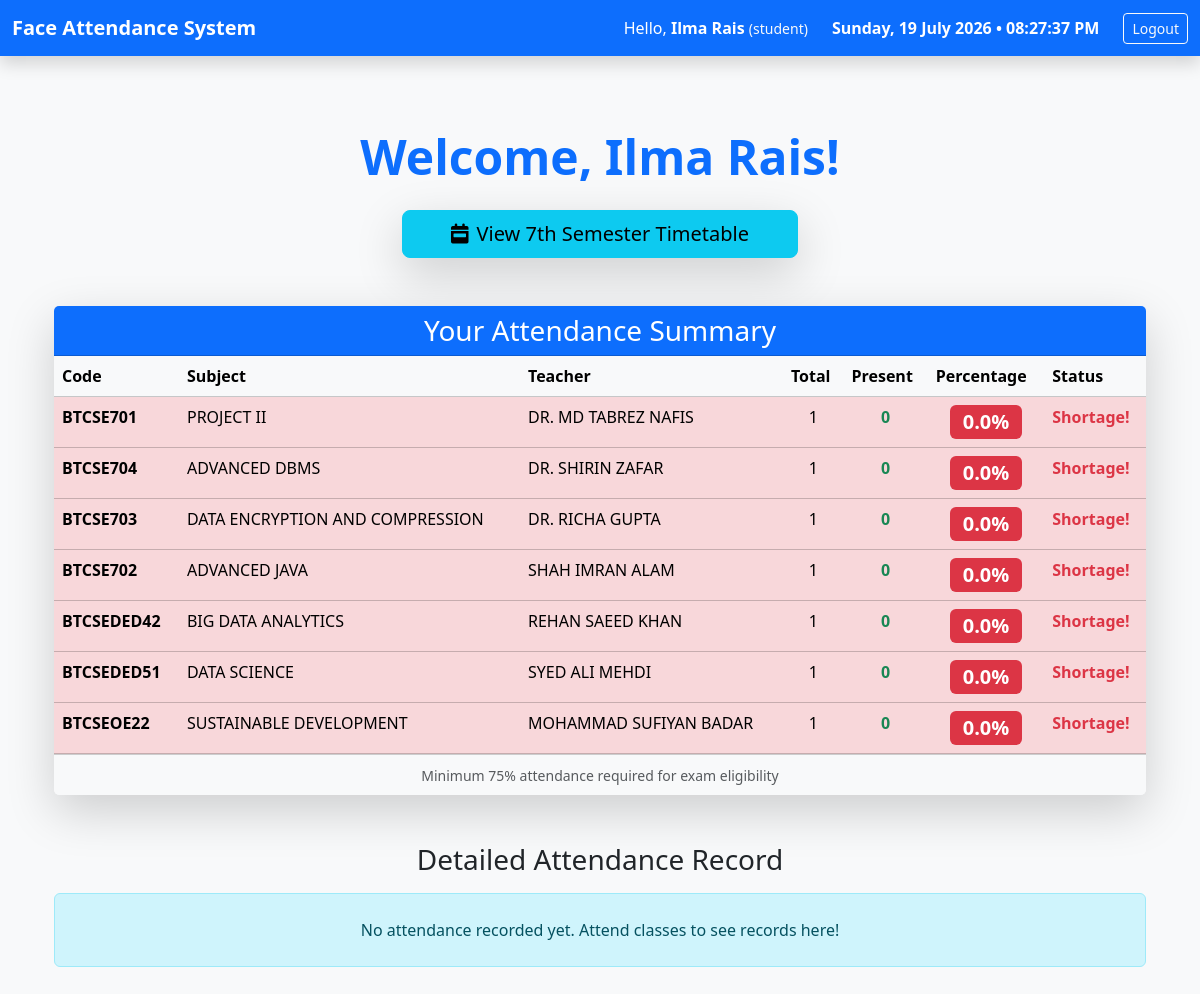
Page /student (signed in) on the committed database.
### tables this page shows
CREATE TABLE subjects (
                code TEXT PRIMARY KEY,
                name TEXT,
                teacher_name TEXT);

### app.py (the view)
@app.route('/student')
def student():
    if session.get('role') != 'student':
        return redirect('/login')
    student_id = session['user_id']
    conn = get_db()
    records = conn.execute("""
        SELECT a.date, s.name as subject_name
        FROM attendance a
        JOIN subjects s ON a.subject_code = s.code
        WHERE a.student_id = ?
        ORDER BY a.date DESC
    """, (student_id,)).fetchall()
    subjects = []
    all_subjects = conn.execute("SELECT code, name, teacher_name FROM subjects").fetchall()
    for sub in all_subjects:
        code = sub['code']
        total_row = conn.execute(
            "SELECT COUNT(DISTINCT date) FROM attendance WHERE subject_code = ?",
            (code,)
        ).fetchone()
        total_lectures = total_row[0] if total_row[0] is not None else 0
        if total_lectures == 0:
            total_lectures = 1
        present_count = conn.execute(
            "SELECT COUNT(*) FROM attendance WHERE student_id = ? AND subject_code = ?",
            (student_id, code)
        ).fetchone()[0]
        percentage = round((present_count / total_lectures) * 100, 1)
        subjects.append({
            'code': code,
            'name': sub['name'],
            'teacher': sub['teacher_name'],
            'total': total_lectures,
            'present': present_count,
            'percentage': percentage
        })
    conn.close()
    return render_template('student.html', attendance=records, subjects=subjects)

### app.py (called while the page is built)
def get_db():
    conn = sqlite3.connect('attendance.db')
    conn.row_factory = sqlite3.Row
    return conn

### templates/student.html
{% extends "base.html" %}
{% block content %}
<div class="container py-5">
    <h1 class="display-5 fw-bold text-primary mb-4 text-center">
        Welcome, {{ session.name }}!
    </h1>
    <div class="text-center mb-5">
        <a href="/timetable" class="btn btn-info btn-lg px-5 shadow-lg">
            <i class="fas fa-calendar-week me-2"></i>View 7th Semester Timetable
        </a>
    </div>
    <div class="card shadow-lg border-0 mb-5">
        <div class="card-header bg-primary text-white text-center">
            <h3 class="mb-0">Your Attendance Summary</h3>
        </div>
        <div class="card-body p-0">
            <div class="table-responsive">
                <table class="table table-hover mb-0">
                    <thead class="table-light">
                        <tr>
                            <th>Code</th>
                            <th>Subject</th>
                            <th>Teacher</th>
                            <th>Total</th>
                            <th>Present</th>
                            <th>Percentage</th>
                            <th>Status</th>
                        </tr>
                    </thead>
                    <tbody>
                        {% for sub in subjects %}
                        <tr {% if sub.percentage < 75 %}class="table-danger"{% endif %}>
                            <td><strong>{{ sub.code }}</strong></td>
                            <td>{{ sub.name }}</td>
                            <td>{{ sub.teacher }}</td>
                            <td class="text-center">{{ sub.total }}</td>
                            <td class="text-center text-success fw-bold">{{ sub.present }}</td>
                            <td class="text-center">
                                <span class="badge fs-5 {% if sub.percentage >= 75 %}bg-success{% else %}bg-danger{% endif %}">
                                    {{ "%.1f"|format(sub.percentage) }}%
                                </span>
                            </td>
                            <td>
                                {% if sub.percentage >= 75 %}
                                    <span class="text-success fw-bold">Eligible</span>
                                {% else %}
                                    <span class="text-danger fw-bold">Shortage!</span>
                                {% endif %}
                            </td>
                        </tr>
                        {% endfor %}
                    </tbody>
                </table>
            </div>
        </div>
        <div class="card-footer bg-light text-center">
            <small class="text-muted">Minimum 75% attendance required for exam eligibility</small>
        </div>
    </div>
    <h3 class="mb-3 text-center">Detailed Attendance Record</h3>
    {% if attendance|length > 0 %}
    <div class="table-responsive">
        <table class="table table-striped">
            <thead class="table-primary">
                <tr>
                    <th>Date</th>
                    <th>Subject</th>
                    <th>Status</th>
                </tr>
            </thead>
            <tbody>
                {% for rec in attendance %}
                <tr>
                    <td>{{ rec.date }}</td>
                    <td>{{ rec.subject_name }}</td>
                    <td><span class="badge bg-success">Present</span></td>
                </tr>
                {% endfor %}
            </tbody>
        </table>
    </div>
    {% else %}
    <div class="alert alert-info text-center p-4">
        No attendance recorded yet. Attend classes to see records here!
    </div>
    {% endif %}
</div>
{% endblock %}

### templates/base.html (shortened to what this page needs)
<!doctype html>
<html lang="en">
<head>
    <link href="https://cdn.jsdelivr.net/npm/bootstrap@5.3.3/dist/css/bootstrap.min.css" rel="stylesheet">
    <link href="https://cdnjs.cloudflare.com/ajax/libs/font-awesome/6.5.0/css/all.min.css" rel="stylesheet">
</head>
<body class="bg-light">
    <nav class="navbar navbar-expand-lg navbar-dark bg-primary shadow">
        <div class="container-fluid">
            <a class="navbar-brand fw-bold" href="/">
                Face Attendance System
            </a>
            <div class="d-flex align-items-center text-white">
                {% if session.logged_in %}
                    <span class="me-4">
                        Hello, <strong>{{ session.name }}</strong>
                        <small class="text-light">({{ session.role }})</small>
                    </span>
                    <span id="live-clock" class="me-4 fw-bold"></span>
                    <a href="/logout" class="btn btn-outline-light btn-sm">Logout</a>
                {% endif %}
            </div>
        </div>
    </nav>
    <div class="container mt-4">
        {% block content %}{% endblock %}
    </div>
</body>
</html>

### rows in the picture
subjects: code "BTCSE701", name "PROJECT II", teacher "DR. MD TABREZ NAFIS", total "1", present "0", percentage "0.0"
subjects: code "BTCSE704", name "ADVANCED DBMS", teacher "DR. SHIRIN ZAFAR", total "1", present "0", percentage "0.0"
subjects: code "BTCSE703", name "DATA ENCRYPTION AND COMPRESSION", teacher "DR. RICHA GUPTA", total "1", present "0", percentage "0.0"
subjects: code "BTCSE702", name "ADVANCED JAVA", teacher "SHAH IMRAN ALAM", total "1", present "0", percentage "0.0"
subjects: code "BTCSEDED42", name "BIG DATA ANALYTICS", teacher "REHAN SAEED KHAN", total "1", present "0", percentage "0.0"
subjects: code "BTCSEDED51", name "DATA SCIENCE", teacher "SYED ALI MEHDI", total "1", present "0", percentage "0.0"
subjects: code "BTCSEOE22", name "SUSTAINABLE DEVELOPMENT", teacher "MOHAMMAD SUFIYAN BADAR", total "1", present "0", percentage "0.0"

### other values in the picture
{{ session.name }} "Ilma Rais"
{{ session.role }} "student"
